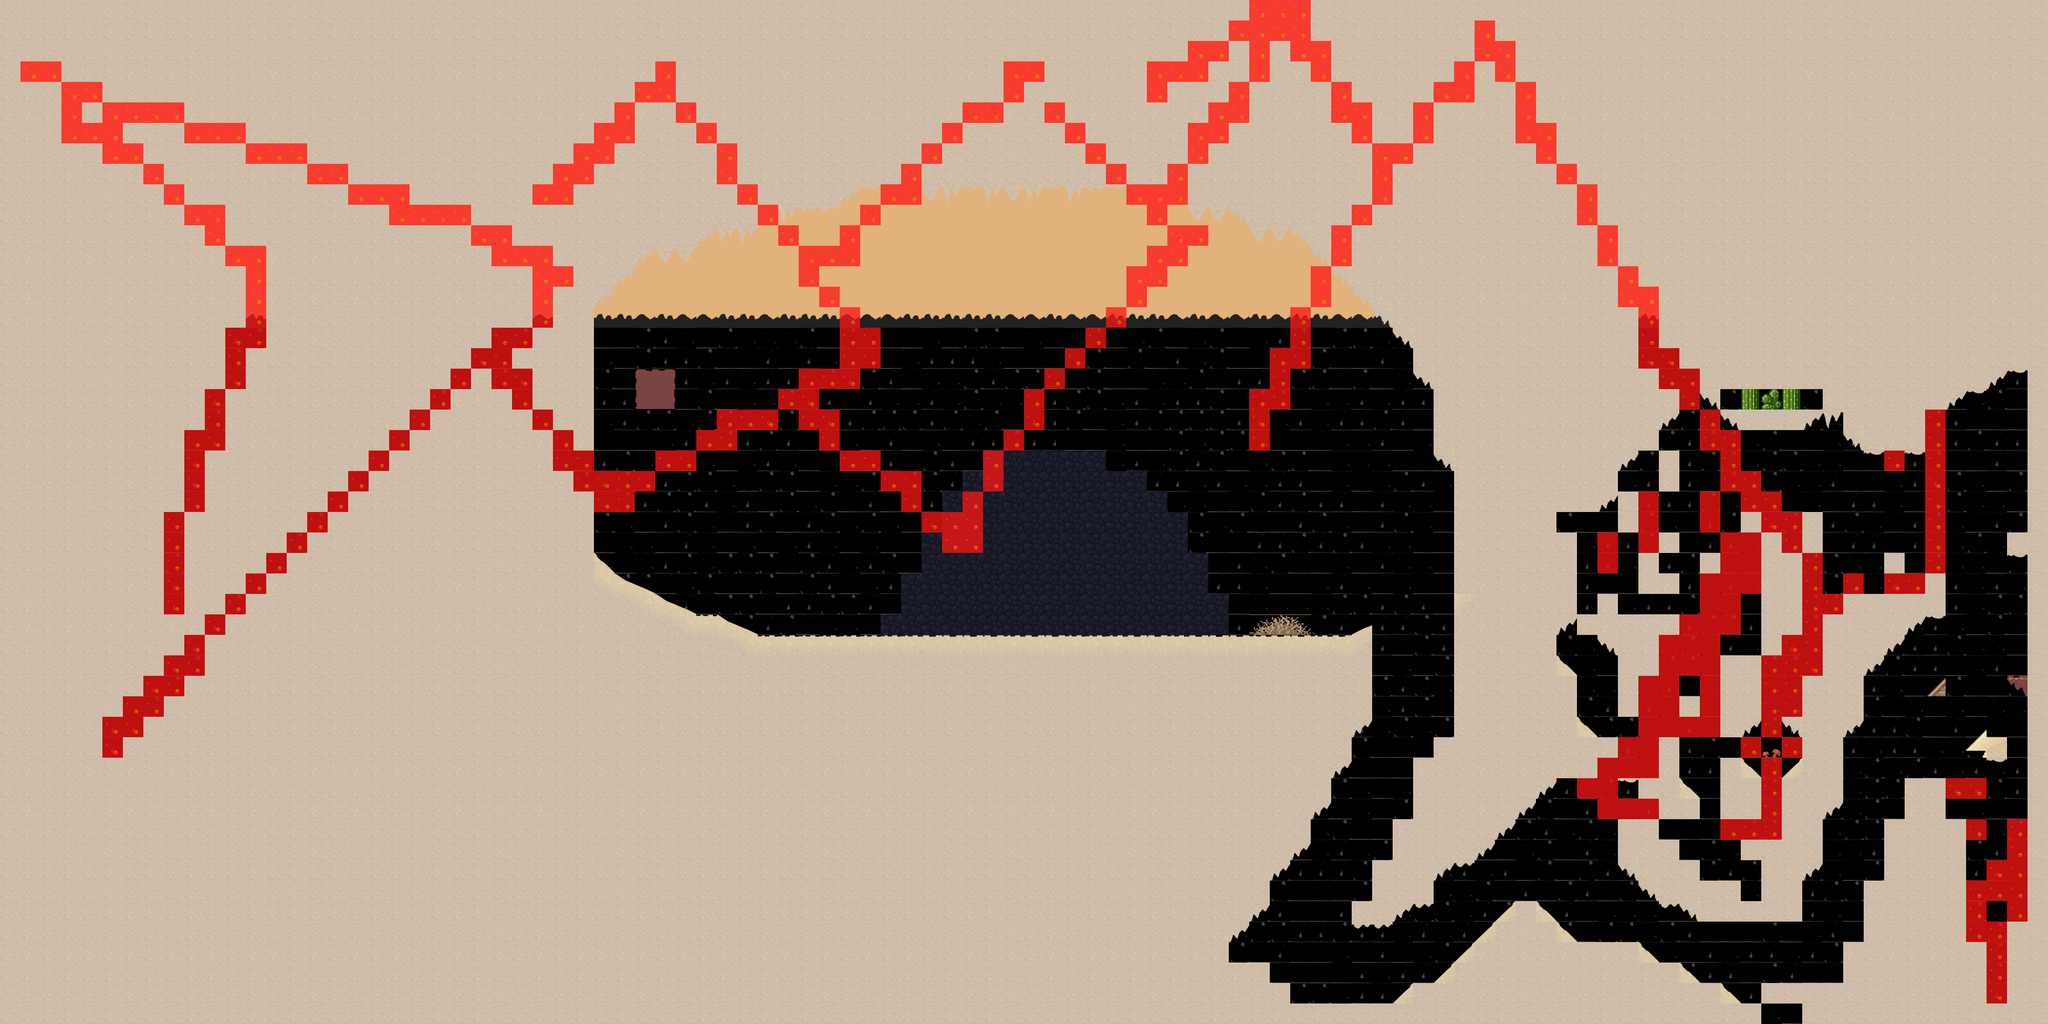

Below is a game level as drawn by its tile map, then a one-line description and the .tmx that defines it (tile-layer data replaced by summaries):
An orthogonal 100x50 tile map with 32x32 px tiles, 3 tile layers (Tile Layer 3, Background, Foreground) and 4 objects (2x Cave, NPC, Outhouse).

<map version="1.0" orientation="orthogonal" width="100" height="50" tilewidth="32" tileheight="32">
 <properties>
  <property name="camera_x" value="112" />
  <property name="camera_y" value="176" />
  <property name="music" value="music/scene_town.mp3" />
 </properties>
 <tileset firstgid="1" source="tileset.tsx" />
 <layer name="Tile Layer 3" width="100" height="50">
  <properties>
   <property name="parallax" value="0.7" />
  </properties>
  <data>[5000 cells, 5000 non-empty, 7 distinct tile ids]</data>
 </layer>
 <layer name="Background" width="100" height="50">
  <properties>
   <property name="parallax" value="1" />
  </properties>
  <data>[5000 cells, 137 non-empty, 4 distinct tile ids]</data>
 </layer>
 <layer name="Foreground" width="100" height="50">
  <data>[5000 cells, 3899 non-empty, 32 distinct tile ids]</data>
 </layer>
 <objectgroup name="Objects" width="100" height="50">
  <object name="cave" type="Cave" x="1552" y="864" width="128" height="128">
   <properties>
    <property name="cavetype" value="entrance" />
    <property name="mapfile" value="maps/end.tmx" />
    <property name="spawnpoint" value="cave_exit" />
   </properties>
  </object>
  <object type="NPC" x="1280" y="896" width="64" height="96">
   <properties>
    <property name="filename" value="dialogs/npc_end.json" />
   </properties>
  </object>
  <object name="cave_exit" type="Cave" x="1775" y="1096" width="128" height="128">
   <properties>
    <property name="cavetype" value="exit" />
    <property name="mapfile" value="maps/end.tmx" />
    <property name="spawnpoint" value="cave" />
   </properties>
  </object>
  <object name="outhouse" type="Outhouse" x="1040" y="802" width="128" height="160" />
 </objectgroup>
</map>
